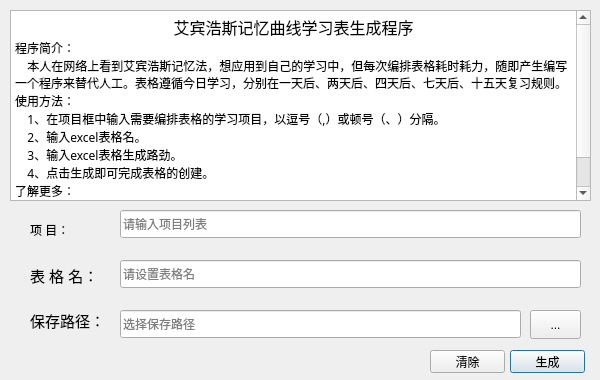
<?xml version="1.0" encoding="UTF-8"?>
<ui version="4.0">
 <class>Dialog</class>
 <widget class="QDialog" name="Dialog">
  <property name="enabled">
   <bool>true</bool>
  </property>
  <property name="geometry">
   <rect>
    <x>0</x>
    <y>0</y>
    <width>600</width>
    <height>380</height>
   </rect>
  </property>
  <property name="minimumSize">
   <size>
    <width>600</width>
    <height>380</height>
   </size>
  </property>
  <property name="maximumSize">
   <size>
    <width>600</width>
    <height>380</height>
   </size>
  </property>
  <property name="windowTitle">
   <string>艾宾浩斯记忆曲线学习表生成程序</string>
  </property>
  <property name="toolTip">
   <string/>
  </property>
  <property name="toolTipDuration">
   <number>-1</number>
  </property>
  <widget class="QTextEdit" name="textEdit">
   <property name="enabled">
    <bool>true</bool>
   </property>
   <property name="geometry">
    <rect>
     <x>10</x>
     <y>10</y>
     <width>581</width>
     <height>191</height>
    </rect>
   </property>
   <property name="font">
    <font>
     <family>微软雅黑</family>
    </font>
   </property>
   <property name="mouseTracking">
    <bool>true</bool>
   </property>
   <property name="html">
    <string>&lt;!DOCTYPE HTML PUBLIC &quot;-//W3C//DTD HTML 4.0//EN&quot; &quot;http://www.w3.org/TR/REC-html40/strict.dtd&quot;&gt;
&lt;html&gt;&lt;head&gt;&lt;meta name=&quot;qrichtext&quot; content=&quot;1&quot; /&gt;&lt;style type=&quot;text/css&quot;&gt;
p, li { white-space: pre-wrap; }
&lt;/style&gt;&lt;/head&gt;&lt;body style=&quot; font-family:'微软雅黑'; font-size:9pt; font-weight:400; font-style:normal;&quot;&gt;
&lt;p align=&quot;center&quot; style=&quot; margin-top:0px; margin-bottom:0px; margin-left:0px; margin-right:0px; -qt-block-indent:0; text-indent:0px;&quot;&gt;&lt;span style=&quot; font-family:'SimSun'; font-size:12pt;&quot;&gt;艾宾浩斯记忆曲线学习表生成程序&lt;/span&gt;&lt;/p&gt;
&lt;p style=&quot; margin-top:0px; margin-bottom:0px; margin-left:0px; margin-right:0px; -qt-block-indent:0; text-indent:0px;&quot;&gt;&lt;span style=&quot; font-family:'SimSun';&quot;&gt;程序简介：&lt;/span&gt;&lt;/p&gt;
&lt;p style=&quot; margin-top:0px; margin-bottom:0px; margin-left:0px; margin-right:0px; -qt-block-indent:0; text-indent:0px;&quot;&gt;&lt;span style=&quot; font-family:'SimSun';&quot;&gt;    本人在网络上看到艾宾浩斯记忆法，想应用到自己的学习中，但每次编排表格耗时耗力，随即产生编写一个程序来替代人工。表格遵循今日学习，分别在一天后、两天后、四天后、七天后、十五天复习规则。&lt;/span&gt;&lt;/p&gt;
&lt;p style=&quot; margin-top:0px; margin-bottom:0px; margin-left:0px; margin-right:0px; -qt-block-indent:0; text-indent:0px;&quot;&gt;&lt;span style=&quot; font-family:'SimSun';&quot;&gt;使用方法：&lt;/span&gt;&lt;/p&gt;
&lt;p style=&quot; margin-top:0px; margin-bottom:0px; margin-left:0px; margin-right:0px; -qt-block-indent:0; text-indent:0px;&quot;&gt;&lt;span style=&quot; font-family:'SimSun';&quot;&gt;    1、在项目框中输入需要编排表格的学习项目，以逗号（,）或顿号（、）分隔。&lt;/span&gt;&lt;/p&gt;
&lt;p style=&quot; margin-top:0px; margin-bottom:0px; margin-left:0px; margin-right:0px; -qt-block-indent:0; text-indent:0px;&quot;&gt;&lt;span style=&quot; font-family:'SimSun';&quot;&gt;    2、输入excel表格名。&lt;/span&gt;&lt;/p&gt;
&lt;p style=&quot; margin-top:0px; margin-bottom:0px; margin-left:0px; margin-right:0px; -qt-block-indent:0; text-indent:0px;&quot;&gt;&lt;span style=&quot; font-family:'SimSun';&quot;&gt;    3、输入excel表格生成路劲。&lt;/span&gt;&lt;/p&gt;
&lt;p style=&quot; margin-top:0px; margin-bottom:0px; margin-left:0px; margin-right:0px; -qt-block-indent:0; text-indent:0px;&quot;&gt;&lt;span style=&quot; font-family:'SimSun';&quot;&gt;    4、点击生成即可完成表格的创建。&lt;/span&gt;&lt;/p&gt;
&lt;p style=&quot; margin-top:0px; margin-bottom:0px; margin-left:0px; margin-right:0px; -qt-block-indent:0; text-indent:0px;&quot;&gt;&lt;span style=&quot; font-family:'SimSun';&quot;&gt;了解更多：&lt;/span&gt;&lt;/p&gt;
&lt;p style=&quot; margin-top:0px; margin-bottom:0px; margin-left:0px; margin-right:0px; -qt-block-indent:0; text-indent:0px;&quot;&gt;&lt;span style=&quot; font-family:'SimSun';&quot;&gt;    进入WWW.WUGUO.SPACE网站或编辑邮件至wg1725375223@gmail.com&lt;/span&gt;&lt;/p&gt;
&lt;p style=&quot; margin-top:0px; margin-bottom:0px; margin-left:0px; margin-right:0px; -qt-block-indent:0; text-indent:0px;&quot;&gt;&lt;span style=&quot; font-family:'SimSun';&quot;&gt;程序尚有许多优化之处，但本人精力有限，敬请谅解。&lt;/span&gt;&lt;/p&gt;&lt;/body&gt;&lt;/html&gt;</string>
   </property>
  </widget>
  <widget class="QLineEdit" name="lineEdit">
   <property name="geometry">
    <rect>
     <x>120</x>
     <y>210</y>
     <width>461</width>
     <height>28</height>
    </rect>
   </property>
   <property name="inputMask">
    <string/>
   </property>
   <property name="text">
    <string extracomment="键入或粘贴项目"/>
   </property>
   <property name="placeholderText">
    <string>请输入项目列表</string>
   </property>
   <property name="clearButtonEnabled">
    <bool>true</bool>
   </property>
  </widget>
  <widget class="QWidget" name="layoutWidget">
   <property name="geometry">
    <rect>
     <x>30</x>
     <y>210</y>
     <width>81</width>
     <height>131</height>
    </rect>
   </property>
   <layout class="QVBoxLayout" name="verticalLayout">
    <item>
     <widget class="QLabel" name="label">
      <property name="text">
       <string>&lt;html&gt;&lt;head/&gt;&lt;body&gt;&lt;p&gt;项 目：&lt;/p&gt;&lt;/body&gt;&lt;/html&gt;</string>
      </property>
      <property name="textFormat">
       <enum>Qt::AutoText</enum>
      </property>
      <property name="margin">
       <number>0</number>
      </property>
      <property name="indent">
       <number>0</number>
      </property>
     </widget>
    </item>
    <item>
     <widget class="QLabel" name="label_2">
      <property name="text">
       <string>&lt;html&gt;&lt;head/&gt;&lt;body&gt;&lt;p&gt;&lt;span style=&quot; font-size:11pt;&quot;&gt;表 格 名：&lt;/span&gt;&lt;/p&gt;&lt;/body&gt;&lt;/html&gt;</string>
      </property>
      <property name="textFormat">
       <enum>Qt::AutoText</enum>
      </property>
      <property name="margin">
       <number>0</number>
      </property>
      <property name="indent">
       <number>0</number>
      </property>
     </widget>
    </item>
    <item>
     <widget class="QLabel" name="label_3">
      <property name="text">
       <string>&lt;html&gt;&lt;head/&gt;&lt;body&gt;&lt;p&gt;&lt;span style=&quot; font-size:11pt;&quot;&gt;保存路径：&lt;/span&gt;&lt;/p&gt;&lt;/body&gt;&lt;/html&gt;</string>
      </property>
      <property name="textFormat">
       <enum>Qt::AutoText</enum>
      </property>
      <property name="margin">
       <number>0</number>
      </property>
      <property name="indent">
       <number>0</number>
      </property>
     </widget>
    </item>
   </layout>
  </widget>
  <widget class="QLineEdit" name="lineEdit_2">
   <property name="geometry">
    <rect>
     <x>120</x>
     <y>260</y>
     <width>461</width>
     <height>28</height>
    </rect>
   </property>
   <property name="toolTip">
    <string/>
   </property>
   <property name="inputMask">
    <string/>
   </property>
   <property name="text">
    <string extracomment="键入或粘贴项目"/>
   </property>
   <property name="placeholderText">
    <string>请设置表格名</string>
   </property>
   <property name="clearButtonEnabled">
    <bool>true</bool>
   </property>
  </widget>
  <widget class="QLineEdit" name="lineEdit_3">
   <property name="geometry">
    <rect>
     <x>120</x>
     <y>310</y>
     <width>401</width>
     <height>28</height>
    </rect>
   </property>
   <property name="inputMask">
    <string/>
   </property>
   <property name="text">
    <string extracomment="键入或粘贴项目"/>
   </property>
   <property name="placeholderText">
    <string>选择保存路径</string>
   </property>
   <property name="clearButtonEnabled">
    <bool>true</bool>
   </property>
  </widget>
  <widget class="QToolButton" name="toolButton">
   <property name="geometry">
    <rect>
     <x>530</x>
     <y>310</y>
     <width>51</width>
     <height>29</height>
    </rect>
   </property>
   <property name="toolTip">
    <string>开发中...</string>
   </property>
   <property name="text">
    <string>...</string>
   </property>
  </widget>
  <widget class="QPushButton" name="pushButton">
   <property name="geometry">
    <rect>
     <x>510</x>
     <y>350</y>
     <width>75</width>
     <height>23</height>
    </rect>
   </property>
   <property name="toolTip">
    <string>生成表格</string>
   </property>
   <property name="text">
    <string>生成</string>
   </property>
  </widget>
  <widget class="QPushButton" name="pushButton_3">
   <property name="geometry">
    <rect>
     <x>430</x>
     <y>350</y>
     <width>75</width>
     <height>23</height>
    </rect>
   </property>
   <property name="toolTip">
    <string>清除所有输入框中的内容</string>
   </property>
   <property name="text">
    <string>清除</string>
   </property>
  </widget>
 </widget>
 <resources/>
 <connections>
  <connection>
   <sender>pushButton_3</sender>
   <signal>clicked()</signal>
   <receiver>lineEdit</receiver>
   <slot>clear()</slot>
   <hints>
    <hint type="sourcelabel">
     <x>363</x>
     <y>327</y>
    </hint>
    <hint type="destinationlabel">
     <x>351</x>
     <y>181</y>
    </hint>
   </hints>
  </connection>
  <connection>
   <sender>pushButton_3</sender>
   <signal>clicked()</signal>
   <receiver>lineEdit_2</receiver>
   <slot>clear()</slot>
   <hints>
    <hint type="sourcelabel">
     <x>395</x>
     <y>330</y>
    </hint>
    <hint type="destinationlabel">
     <x>396</x>
     <y>245</y>
    </hint>
   </hints>
  </connection>
  <connection>
   <sender>pushButton_3</sender>
   <signal>clicked()</signal>
   <receiver>lineEdit_3</receiver>
   <slot>clear()</slot>
   <hints>
    <hint type="sourcelabel">
     <x>413</x>
     <y>335</y>
    </hint>
    <hint type="destinationlabel">
     <x>414</x>
     <y>288</y>
    </hint>
   </hints>
  </connection>
 </connections>
</ui>
